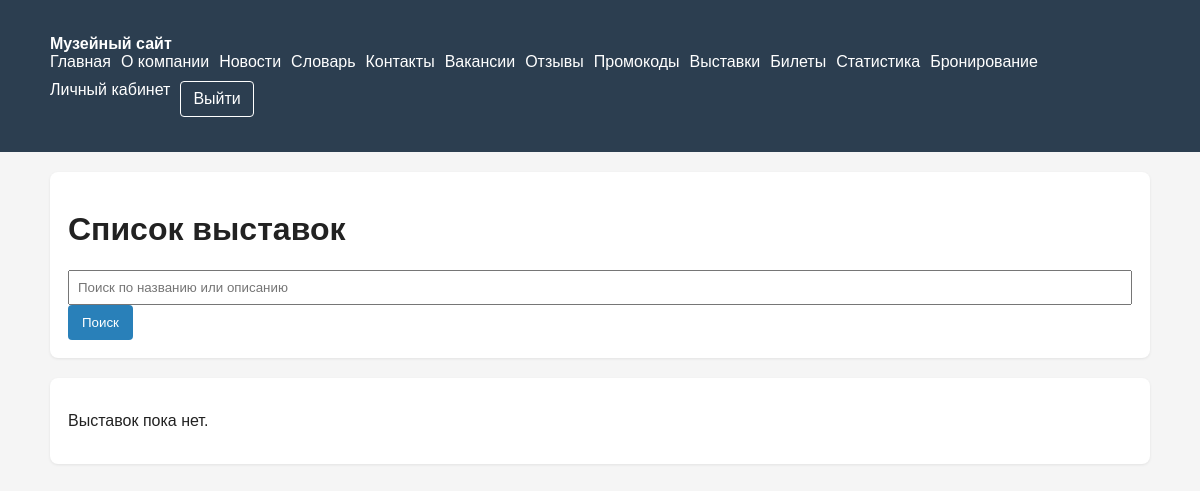
/exhibitions/ (signed in), run on an earlier commit of the app's database.
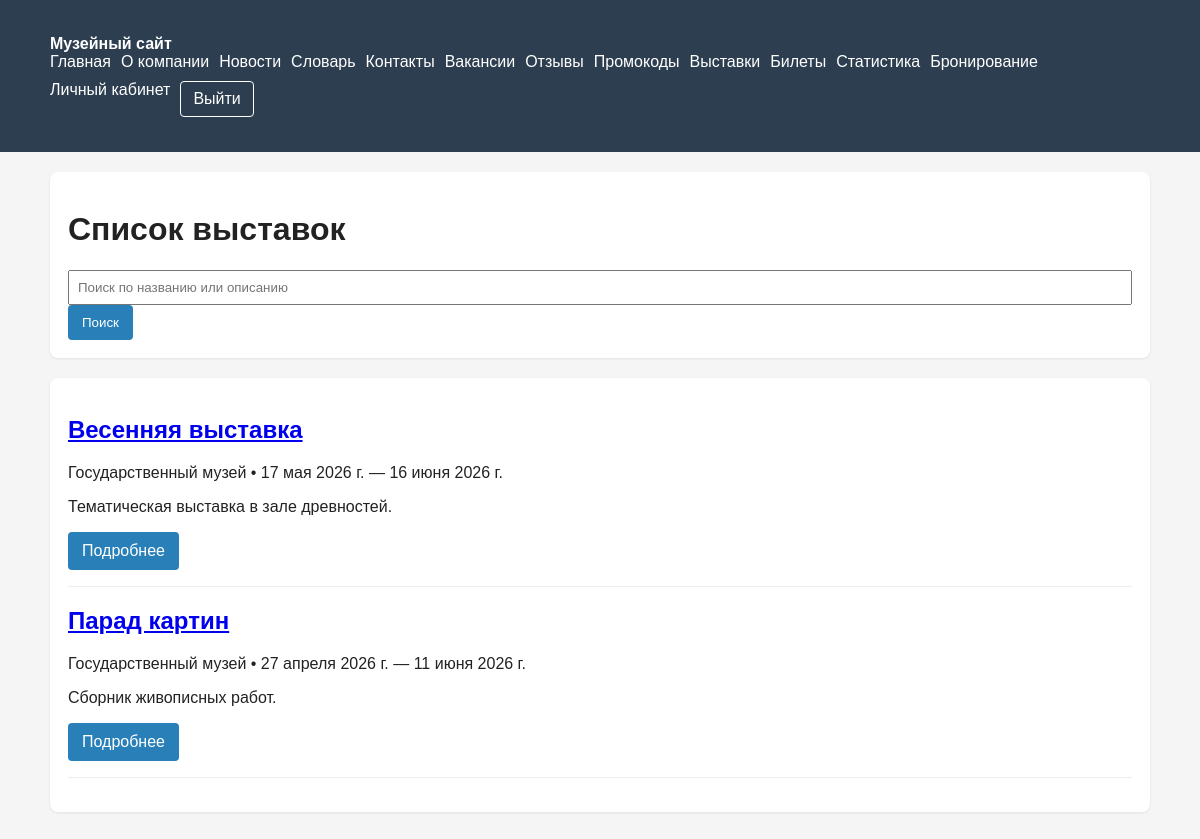
And on a later commit of the database.
### museum/models.py (models this page shows, shortened)
class Exhibition(models.Model):
    museum = models.ForeignKey(Museum, on_delete=models.CASCADE, related_name="exhibitions")
    title = models.CharField(max_length=200)
    description = models.TextField(blank=True)
    start_date = models.DateField()
    end_date = models.DateField()
    guides = models.ManyToManyField(Guide, blank=True, related_name="exhibitions")
    is_active = models.BooleanField(default=True)
    is_adult_only = models.BooleanField(default=False, verbose_name="Только для 18+")

class Museum(models.Model):
    name = models.CharField(max_length=150)
    city = models.CharField(max_length=100)
    address = models.CharField(max_length=200)
    description = models.TextField(blank=True)
    created_at = models.DateTimeField(auto_now_add=True)

### museum/views.py (the view)
# urls.py: path("exhibitions/", ExhibitionListView.as_view(), name="exhibition-list"),
class ExhibitionListView(ListView):
    model = Exhibition
    template_name = "museum/exhibition_list.html"
    context_object_name = "exhibitions"
    paginate_by = 5
    def get_queryset(self):
        qs = Exhibition.objects.select_related("museum").prefetch_related("guides")
        search = self.request.GET.get("search")
        sort = self.request.GET.get("sort", "-start_date")
        if search:
            qs = qs.filter(Q(title__icontains=search) | Q(description__icontains=search))
        if sort not in {"title", "-start_date", "start_date"}:
            sort = "-start_date"
        return qs.order_by(sort)

### templates/museum/exhibition_list.html (shortened to what this page needs)
{% extends 'base.html' %}
{% block content %}
<div class="panel">
    <h1>Список выставок</h1>
    <form method="get">
        <input type="text" name="search" value="{{ request.GET.search|default_if_none:'' }}" placeholder="Поиск по названию или описанию">
        <button class="btn" type="submit">Поиск</button>
    </form>
</div>
<div class="panel">
    {% for exhibition in exhibitions %}
        <div style="margin-bottom: 16px; padding-bottom: 16px; border-bottom: 1px solid #eee;">
            <h2><a href="{% url 'museum:exhibition-detail' exhibition.pk %}">{{ exhibition.title }}</a></h2>
            <p>{{ exhibition.museum.name }} • {{ exhibition.start_date }} — {{ exhibition.end_date }}</p>
            <p>{{ exhibition.description|truncatewords:30 }}</p>
            <a class="btn" href="{% url 'museum:exhibition-detail' exhibition.pk %}">Подробнее</a>
        </div>
    {% empty %}
        <p>Выставок пока нет.</p>
    {% endfor %}
</div>
{% endblock %}

What changed in the data, as far as the page shows it:
added Exhibition: title "Весенняя выставка", museum.name "Государственный музей", start_date "17 мая 2026 г.", end_date "16 июня 2026 г.", description "Тематическая выставка в зале древностей."
added Exhibition: title "Парад картин", museum.name "Государственный музей", start_date "27 апреля 2026 г.", end_date "11 июня 2026 г.", description "Сборник живописных работ."
Also different on the page:
text no longer shown: "Выставок пока нет."
